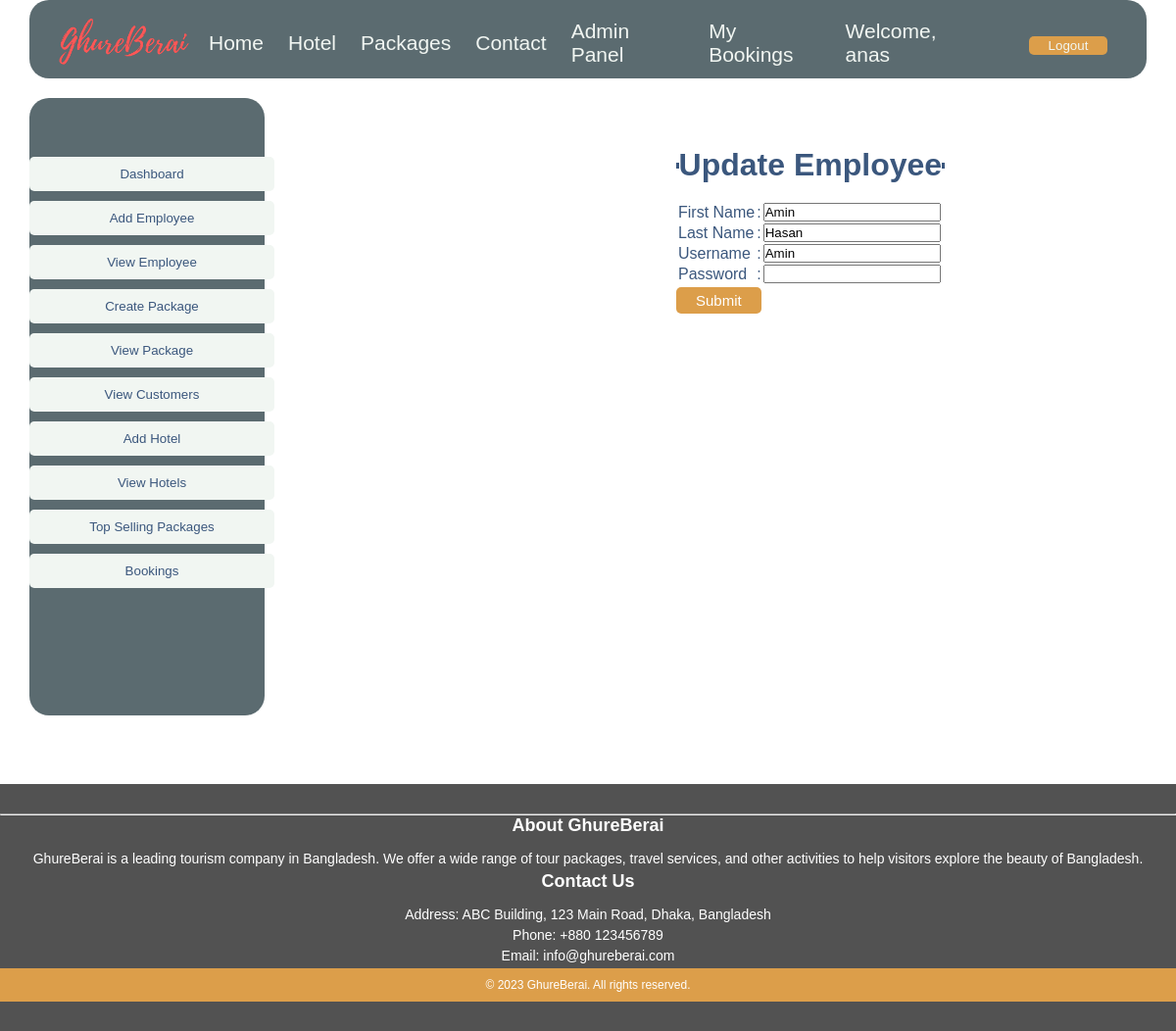
Screenshot of /View/Admin/UpdateEmployee.php?updateid=2 (signed in) with the database file from the repository.
### tables this page shows
CREATE TABLE `users` (
  `User_Id` int(11) NOT NULL,
  `Username` varchar(50) NOT NULL,
  `Password` varchar(50) NOT NULL,
  `Role` varchar(50) DEFAULT NULL,
  `Firstname` varchar(50) NOT NULL,
  `Lastname` varchar(50) NOT NULL,
  `Gender` varchar(20) DEFAULT NULL,
  `Dob` varchar(50) DEFAULT NULL,
  `Email` varchar(100) DEFAULT NULL,
  `Phone` int(100) DEFAULT NULL,
  `Address` varchar(100) DEFAULT NULL,
  `Picture` text DEFAULT NULL
);

### Model/Admin/EmployeeModel.php (called while the page is built, shortened)
<?php
if (!function_exists('getEmpData')) {
    function getEmpData($userid)
    {
        include('../../Model/Connection.php');
        $stmt = $con->prepare("SELECT * FROM users WHERE User_Id = ? LIMIT 1");
        $stmt->bind_param("i", $userid);
        $stmt->execute();
        $result = $stmt->get_result();
        $user_data = $result->fetch_assoc();
        return $user_data;
    }
}
?>

### Controller/Admin/UpdateEmpAction.php (called while the page is built, shortened)
<?php
function EmpData($updateid)
{
    require('../../Model/Admin/EmployeeModel.php');
    $userid = $updateid;
    $user_data = getEmpData($userid);
    return $user_data;
}
?>

### View/Admin/UpdateEmployee.php (the view, shortened to what this page needs)
<?php
include('../../Controller/Admin/UpdateEmpAction.php');
if (isset($_GET['updateid'])) {
    $updateid = $_GET['updateid'];
    $user_data = EmpData($updateid);
}
$username = $user_data['Username'];
$firstName = $user_data['Firstname'];
$lastName = $user_data['Lastname'];
?>
<!DOCTYPE html>
<html lang="en">
<head>
    <link rel="stylesheet" href="../Assets/index.css">
</head>
<body>
    <div class="">
        <div class="AdminPage">
            <?php
            include('Header.php');
            include('../Admin/AdminPanelMenu.php');
            ?>
            <div class="check ">
                <fieldset
                    style=" border: 6px solid #3B577D; border-bottom: none; border-left: none; border-right: none;">
                    <legend style="text-align: center">
                        <h1 align="center">Update Employee</h1>
                    </legend>
                </fieldset><br>
                <form method="POST" action="../../Controller/Admin/UpdateEmpAction.php?updateid=<?php echo $updateid ?>"
                    onsubmit="return UptEmpCheck()">
                    <table align="center" style="text-align: left">
                        <tr>
                            <td><label for="fname">First Name</label></td>
                            <td>:</td>
                            <td><Input type="text" name="firstName" id="firstName"
                                    value="<?php echo $firstName ?>"></Input>
                            </td>
                        </tr>
                        <tr>
                            <td><label for="lname">Last Name</label></td>
                            <td>:</td>
                            <td><Input type="text" name="lastName" id="lastName"
                                    value="<?php echo $lastName ?>"></Input>
                            </td>
                        </tr>
                        <tr>
                            <td><label for="Username">Username </label></td>
                            <td>:</td>
                            <td><Input type="text" name="username" id="username"
                                    value="<?php echo $username ?>"></Input>
                            </td>
                        </tr>
                        <tr>
                            <td><label for="password">Password </label></td>
                            <td>:</td>
                            <td><input type="text" name="password" id="password"></td>
                        </tr>
                    </table>
                    <div class="EmpFormButton">
                        <input class="input-btn" type="submit">
                    </div>
                </form>
            </div>
        </div>
    </div>
    <?php
    include('../Footer.php');
    ?>
</body>
</html>

### View/Assets/index.css (style rules this page uses)
* { font-family: sans-serif; margin: 0; padding: 0; }
.AdminPage { background-color: #fff; height: 800px; display: flex; }
.EmpFormButton { display: grid; justify-content: flex-start; }
.input-btn { border: none; padding: 5px 20px; background-color: #dc9e4a; color: white; border-radius: 5px; cursor: pointer; font-size: 15px; }

### View/Admin/UpdateEmployee.php (style rules this page uses)
.check { padding-top: 150px; padding-left: 420px; align-items: center; color: #3B577D; text-align: center; }

### rows the page displays
users: firstName "Amin", lastName "Hasan", username "Amin"

### other values shown
$_SESSION["username"] "anas"
